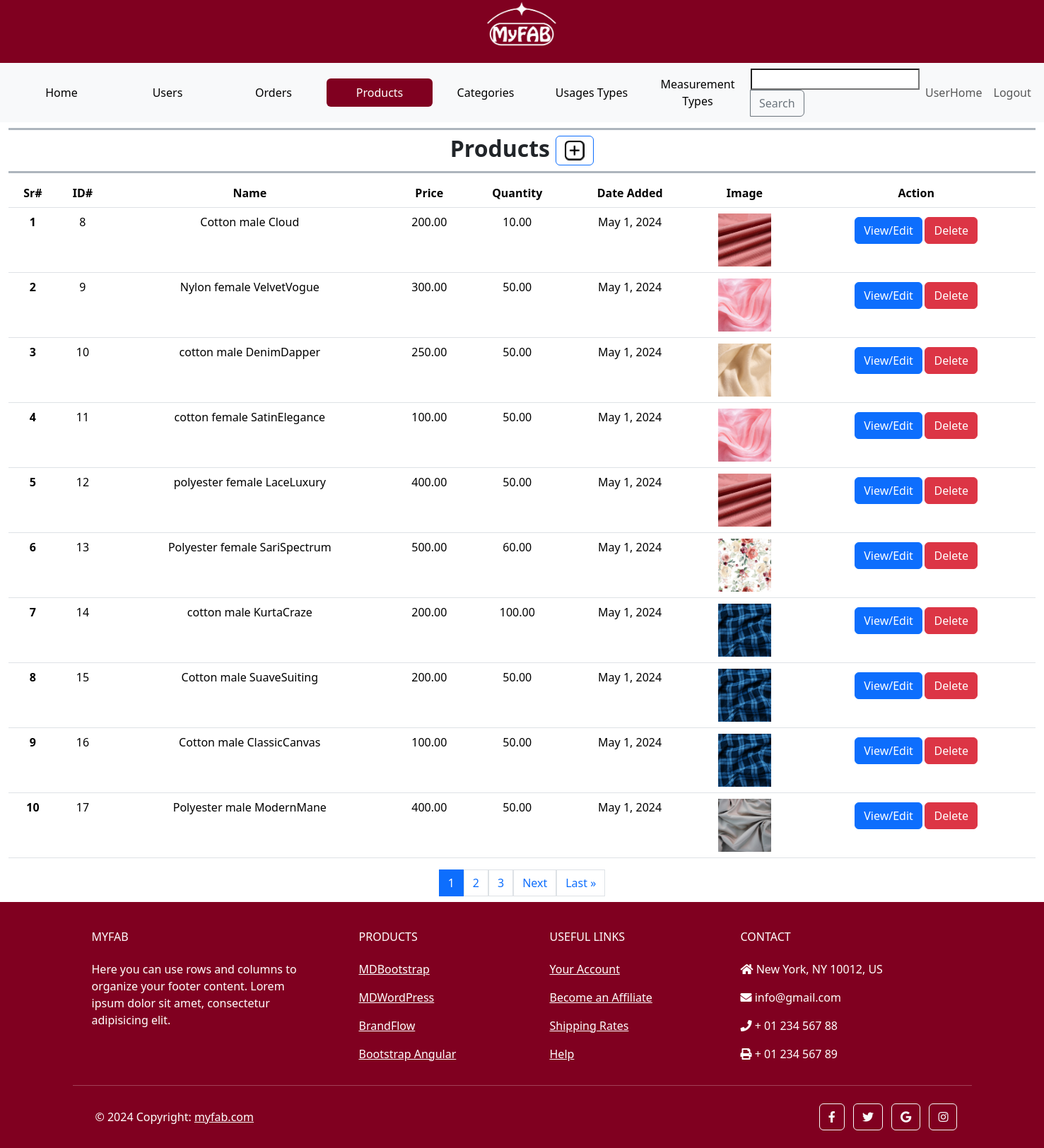
Page /custom_admin/products/ (signed in) on the earlier database version.
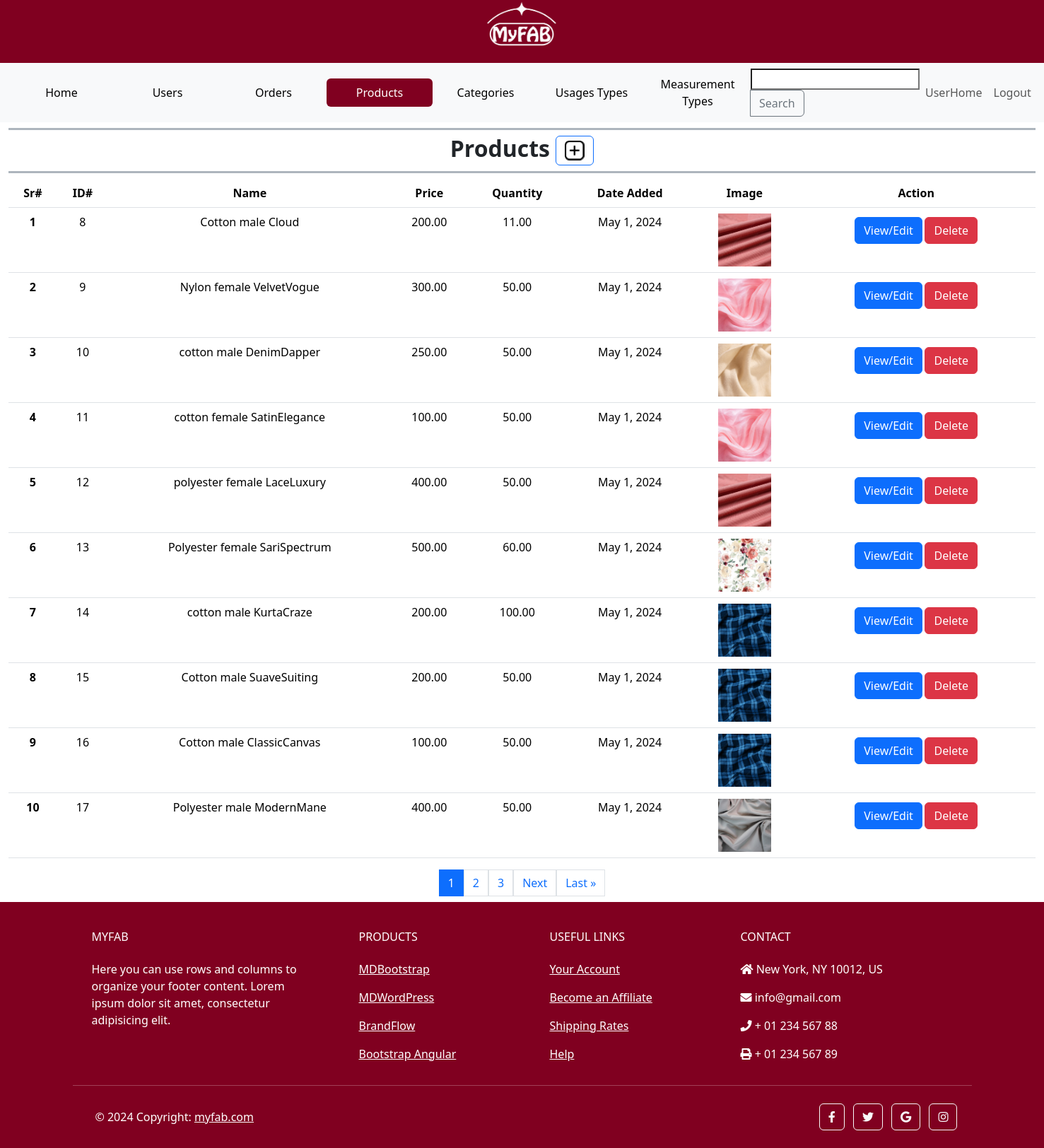
Same page on the later database version.
### main/models.py (models this page shows, shortened)
class Product(models.Model):
    name = models.CharField(max_length=255, unique=True, blank=False, null=False)
    price = models.DecimalField(max_digits=10, decimal_places=2, default=0, validators=[MinValueValidator(0)])
    image = models.ImageField(upload_to='images/products')
    description = models.TextField(blank=True)
    qty = models.DecimalField(max_digits=10, decimal_places=2, default=0, validators=[MinValueValidator(0)])
    add_date = models.DateField(auto_now_add=True)
    is_active = models.BooleanField(default=True)
    usages = models.ManyToManyField(Usage)
    category_choices = models.ManyToManyField(CategoryChoice)

### custom_admin/views.py (the view)
# urls.py: path('products/', AdminProducts.as_view(), name = 'admin_products'),
class AdminProducts(View):
    def get(self, request):
        products = Product.objects.all()
        paginator = Paginator(products, 10)
        page_number = request.GET.get('page')
        try:
            paged_products = paginator.page(page_number)
        except PageNotAnInteger:
            paged_products = paginator.page(1)
        except EmptyPage:
             paged_products = paginator.page(paginator.num_pages)
        start_serial_number = (paged_products.number - 1) * paginator.per_page + 1
        serial_numbers = list(range(start_serial_number, start_serial_number + len(paged_products)))
        zipped_data = zip(serial_numbers, paged_products)
        context = {'zipped_data': zipped_data, 'products': paged_products}
        return render(request, 'admin_products.html', context)

### templates/admin_products.html (shortened to what this page needs)
{% extends 'admin_base.html' %}
{% load static %}
{% block content %}
    <nav class="navbar navbar-expand-lg bg-body-tertiary">
        <div class="container-fluid">
        <div class="collapse navbar-collapse" id="navbarSupportedContent">
            <ul class="navbar-nav d-flex align-items-center me-auto mb-2 mb-lg-0">
                <li class="nav-item">
                    <button class="nav-link active btn btn-link" style="min-width: 150px;" aria-current="page">
                        <a class="text-black text-decoration-none" href="/custom_admin/">Home</a>
                    </button>
                </li>
                <li class="nav-item">
                    <button class="nav-link btn btn-link" style="min-width: 150px;" aria-current="page">
                        <a class="text-black text-decoration-none" href="/custom_admin/users/">Users</a>
                    </button>
                </li>
                <li class="nav-item">
                    <button class="nav-link btn btn-link" style="min-width: 150px;" aria-current="page">
                        <a class="text-black text-decoration-none" href="#">Orders</a>
                    </button>
                </li>
                <li class="nav-item">
                    <button class="nav-link btn btn-link" style="min-width: 150px;  background-color: #800020;" aria-current="page">
                        <a class="text-white text-decoration-none" href="#">Products</a>
                    </button>
                </li>
                <li class="nav-item">
                    <button class="nav-link btn btn-link" style="min-width: 150px;" aria-current="page">
                        <a class="text-black text-decoration-none" href="{% url "custom_admin:admin_categories" %}">Categories</a>
                    </button>
                </li>
                <li class="nav-item">
                    <button class="nav-link btn btn-link" style="min-width: 150px;" aria-current="page">
                        <a class="text-black text-decoration-none" href="{% url "custom_admin:admin_usages" %}">Usages Types</a>
                    </button>
                </li>
                <li class="nav-item">
                    <button class="nav-link btn btn-link" style="min-width: 150px;" aria-current="page">
                        <a class="text-black text-decoration-none" href="{% url "custom_admin:admin_measurements" %}">Measurement Types</a>
                    </button>
                </li>
                <li class="nav-item">
                    <form id="search-form">
                        <div class="input-group">
                            <input type="text" id="search-input" name="query">
                            <button class="btn btn-outline-secondary" type="submit">Search</button>
                        </div>
                    </form>
                </li>
            </ul>
            <ul class="navbar-nav d-flex flex-row justify-content-center  ms-auto mb-2 mb-lg-0">
                <li class="nav-item ms-3 ms-lg-0">
                    <a class="nav-link" href="/user/">UserHome</a>
                </li>
                <li class="nav-item ms-3 ms-lg-0">
                    <form id="logout-form" action="/accounts/logout/" method="post">
                        <button type="submit" class="nav-link btn btn-link">Logout</button>
                    </form>
                </li>
            </ul>
        </div>
        </div>
    </nav>
    <section class="mb-2">
        <div class="container-fluid">
            <div class="container-fluid text-center px-0">
                <h5 class="border-bottom border-top border-3 border-dark-subtle fw-bold fs-2 fs-lg-5 mt-2">
                    Products
                    <span>
                        <button class="btn btn-outline-primary my-2" onclick="window.location.href='{% url 'custom_admin:admin_product_add' %}'">
                            <img class="logo" src="{% static 'images/add_icon.png' %}" alt="add">
                        </button>
                    </span>
                </h5>
            </div>
            <div class="row h-100">
                <div class="col-12">
                    <div class="table-responsive text-center">
                        <table class="table  table-hover">
                            <thead>
                            <tr>
                                <th scope="col">Sr#</th>
                                <th scope="col">ID#</th>
                                <th scope="col">Name</th>
                                <th scope="col">Price</th>
                                <th scope="col">Quantity</th>
                                <th scope="col">Date Added</th>
                                <th scope="col">Image</th>
                                <th scope="col">Action</th>
                            </tr>
                            </thead>
                            <tbody id="product-table-body">
                                {% for serial_number, product in zipped_data %}
                                <tr>
                                    <th scope="row">{{ serial_number }}</th>
                                    <td>{{ product.id }}</td>
                                    <td>{{ product.name }}</td>
                                    <td>{{ product.price }}</td>
                                    <td>{{ product.qty }}</td>
                                    <td>{{ product.add_date }}</td>
                                    <td>
                                        <a href="{{ product.image.url }}" target="_blank">
                                            <img class="thumbnail-image" src="{{ product.image.url }}" alt="{{ product.name }} Image">
                                        </a>
                                    </td>
                                    <td>
                                        <button class="btn btn-sm">
                                            <a href="{% url "custom_admin:admin_product_edit" product.id %}" class="btn btn-primary">View/Edit</a>
                                            <a href="{% url "custom_admin:admin_product_delete" product.id %}" class="btn btn-danger">Delete</a>
                                        </button>
                                    </td>
                                </tr>
                                {% endfor %}
                            </tbody>
                        </table>
                    </div>
                    <div class="pagination justify-content-center">
                        {% for page in products.paginator.page_range %}
                        <a href="?page={{ page }}" class="page-link {% if products.number == page %}active{% endif %}">{{ page }}</a>
                        {% endfor %}
                        {% if products.has_next %}
                            <a href="?page={{ products.next_page_number }}" class="page-link">Next</a>
                            <a href="?page={{ products.paginator.num_pages }}" class="page-link">Last &raquo;</a>
                        {% endif %}
                    </div>
                </div>
            </div>
        </div>
    </section>
{% endblock content %}

### templates/admin_base.html (shortened to what this page needs)
{% load static %}
{% load custom_filters %}
<!DOCTYPE html>
<html lang="en">
<head>
    <link rel="stylesheet" href="https://cdnjs.cloudflare.com/ajax/libs/font-awesome/5.15.4/css/all.min.css">
    <link rel="stylesheet" href="{% static "./css/bootstrap.css" %}">
    <link rel="stylesheet" href="{% static "./css/style.css" %}">
</head>
<body>
    <header class="header" style="height: 6vw; background-color: #800020;">
        <div class="container" style="max-height: 100%;">
            <img class="logo" style="max-width: 8%; display: block; margin: auto;" src="{% static 'images/MyFAB_transparent.png' %}" alt="Header_Logo">
        </div>
    </header>
        {% block content %}{% endblock %}
    <footer
            class="text-center text-lg-start text-white"
            style="background-color: #800020"
            >
      <div class="container p-4 pb-0">
        <section class="">
          <div class="row">
            <div class="col-md-3 col-lg-3 col-xl-3 mx-auto mt-3">
              <h6 class="text-uppercase mb-4 font-weight-bold">
                MyFAB
              </h6>
              <p>
                Here you can use rows and columns to organize your footer
                content. Lorem ipsum dolor sit amet, consectetur adipisicing
                elit.
              </p>
            </div>
            <div class="col-md-2 col-lg-2 col-xl-2 mx-auto mt-3">
              <h6 class="text-uppercase mb-4 font-weight-bold">Products</h6>
              <p>
                <a class="text-white">MDBootstrap</a>
              </p>
              <p>
                <a class="text-white">MDWordPress</a>
              </p>
              <p>
                <a class="text-white">BrandFlow</a>
              </p>
              <p>
                <a class="text-white">Bootstrap Angular</a>
              </p>
            </div>
            <div class="col-md-3 col-lg-2 col-xl-2 mx-auto mt-3">
              <h6 class="text-uppercase mb-4 font-weight-bold">
                Useful links
              </h6>
              <p>
                <a class="text-white">Your Account</a>
              </p>
              <p>
                <a class="text-white">Become an Affiliate</a>
              </p>
              <p>
                <a class="text-white">Shipping Rates</a>
              </p>
              <p>
                <a class="text-white">Help</a>
              </p>
            </div>
            <div class="col-md-4 col-lg-3 col-xl-3 mx-auto mt-3">
              <h6 class="text-uppercase mb-4 font-weight-bold">Contact</h6>
              <p><i class="fas fa-home mr-3"></i> New York, NY 10012, US</p>
              <p><i class="fas fa-envelope mr-3"></i> info@gmail.com</p>
              <p><i class="fas fa-phone mr-3"></i> + 01 234 567 88</p>
              <p><i class="fas fa-print mr-3"></i> + 01 234 567 89</p>
            </div>
          </div>
        </section>
        <hr class="my-3">
        <section class="p-3 pt-0">
          <div class="row d-flex align-items-center">
            <div class="col-md-7 col-lg-8 text-center text-md-start">
              <div class="p-3">
                © 2024 Copyright:
                <a class="text-white" href="https://mdbootstrap.com/"
                   >myfab.com</a
                  >
              </div>
            </div>
            <div class="col-md-5 col-lg-4 ml-lg-0 text-center text-md-end">
              <a
                 class="btn btn-outline-light btn-floating m-1"
                 class="text-white"
                 role="button"
                 ><i class="fab fa-facebook-f"></i
                ></a>
              <a
                 class="btn btn-outline-light btn-floating m-1"
                 class="text-white"
                 role="button"
                 ><i class="fab fa-twitter"></i
                ></a>
              <a
                 class="btn btn-outline-light btn-floating m-1"
                 class="text-white"
                 role="button"
                 ><i class="fab fa-google"></i
                ></a>
              <a
                 class="btn btn-outline-light btn-floating m-1"
                 class="text-white"
                 role="button"
                 ><i class="fab fa-instagram"></i
                ></a>
            </div>
          </div>
        </section>
      </div>
    </footer>
</body>
</html>

### templates/admin_products.html (style rules this page uses)
.thumbnail-image { max-width: 75px; max-height: 75px; width: auto; height: auto; display: block; margin: auto; }

Differences in the rows shown:
changed Product "Cotton male Cloud": qty "10.00" → "11.00"
